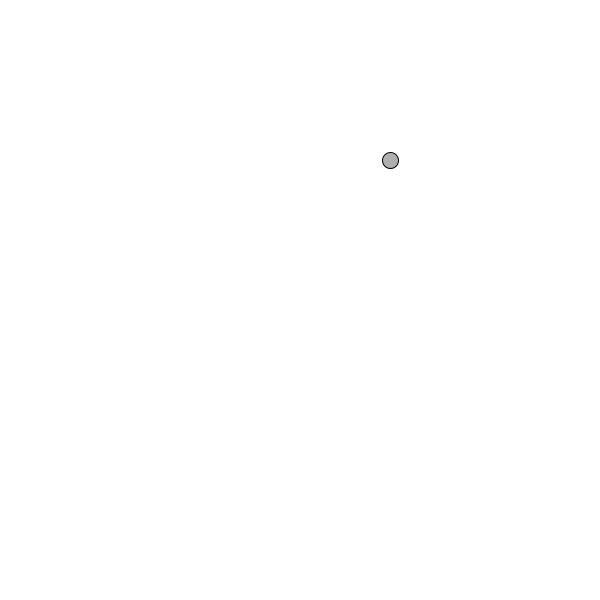
Frame 1 (no input)
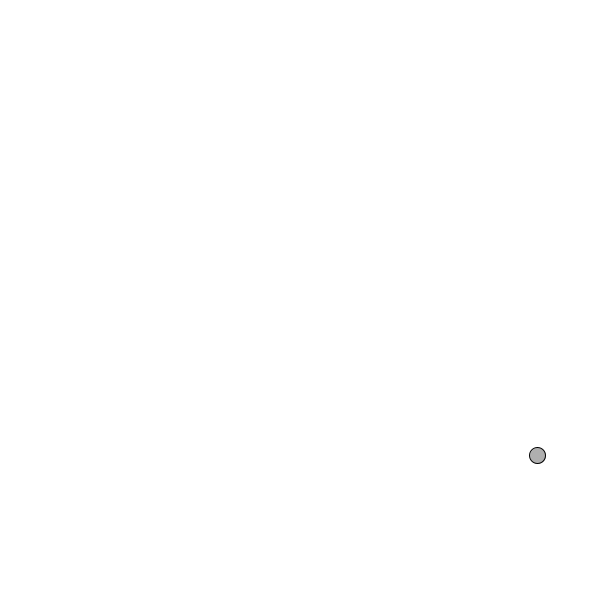
Frame 60 (the mouse pressed at the canvas centre just before this capture)
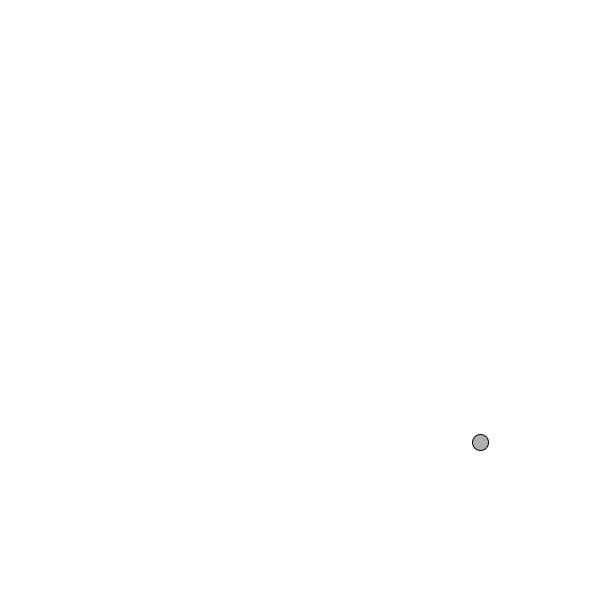
Frame 120 (the mouse held since frame 60 and released just before this capture)

The Processing sketch that drew these frames (run headless with seeded random() and noise(); from frame 60 on, the mouse is pressed at the canvas centre):

// Processing sketch: BasicMotion
// ── BasicMotion.pde
// Example 1-2: Bouncing Ball, with PVector!
PVector location;
PVector velocity;

void setup() {
  size(600, 600);
  reset();
}

void reset() {
  background(255);

  location = new PVector(random(600), random(600));
  //location = new PVector(100, 100);
  velocity = new PVector(2.5, 5);
}

void mousePressed() {
  reset();
}

void draw() {
  background(255);

  // Add the current speed to the location.
  location.add(velocity);

   //Bounce off walls
    if ((location.x > width) || (location.x < 0)) {
    velocity.x = velocity.x * -1;
  }
if ((location.y > height) || (location.y < 0)) {
    velocity.y = velocity.y * -1;
  }
//
  // Display circle at x location
  stroke(0);
  fill(175);
  ellipse(location.x, location.y, 16, 16);
}
